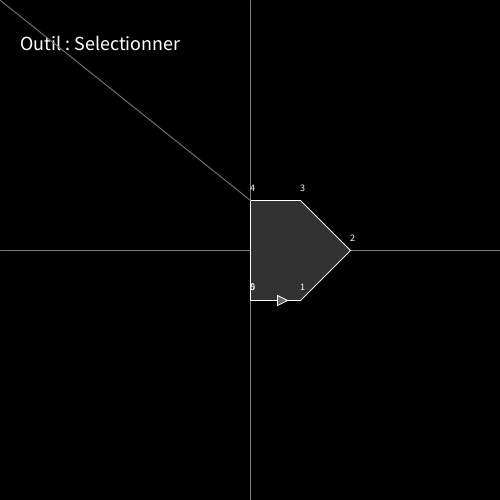
Frame 1 (no input)
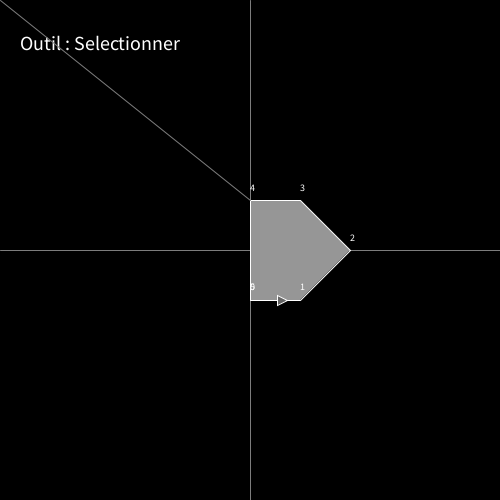
Frame 60 (the mouse pressed at the canvas centre just before this capture)
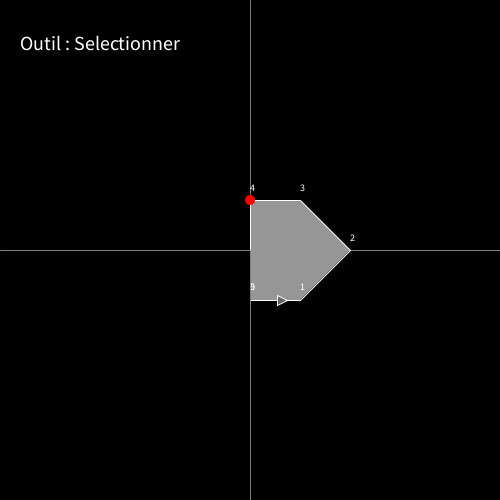
Frame 120 (the mouse held since frame 60 and released just before this capture)

The Processing sketch that drew these frames (run headless with seeded random() and noise(); from frame 60 on, the mouse is pressed at the canvas centre):

// Processing sketch: Collision_Corps_Vertex
// ── Collision_Corps_Vertex.pde

void setup() {
  size(500, 500);
  surface.setResizable(true);  
  background(0);
  corps = new Corps();
  corps.Setup();
}

void draw() {
  background(0);
  push();
  fill(255);
  textSize(20);
  text("Outil : "+outil.modeSouris, 20, 50);
  pop();
  corps.Affichage();
  outil.Affichage();
}

Corps corps;
Outils outil = new Outils();

// ── Corps.pde
class Corps {

  float x = 250, y = 250;
  ArrayList<Point> AllPoints = new ArrayList<Point>();

  Corps() {
  }

  void Setup() {
    AllPoints.add(new Point(0, 50, 0));
    AllPoints.add(new Point(50, 50, 1));
    AllPoints.add(new Point(100, 0, 2));
    AllPoints.add(new Point(50, -50, 3));
    AllPoints.add(new Point(0, -50, 4));
    AllPoints.add(new Point(0, 50, 5));
  }

  void Affichage() {
    x = width/2;
    y = height/2;
    stroke(125);
    line(0, height/2, width, height/2);
    line(width/2, 0, width/2, height);

    push();
    translate(x, y);

    if (this == outil.corpsCible) {
      fill(150);
    } else fill(50);

    stroke(255);

    beginShape();
    for (Point point : AllPoints) {
      float vx = point.x, vy = point.y;
      vertex(vx, vy);
    }
    endShape();

    for (int i=0; i<AllPoints.size(); i++) {
      Point point = AllPoints.get(i);
      push();
      fill(255);
      textSize(10);
      text(i, point.x, point.y-10);
      pop();
    }

    AllPoints.get(0).Fleche(AllPoints.get(1));

    pop();
  }



  void Save() {
    JSONArray jsonCorps = new JSONArray();
    int compteur = 0;

    for (Point point : AllPoints) {
      JSONObject objPoint = new JSONObject();
      objPoint.setFloat("index", compteur);

      objPoint.setFloat("x", point.x);
      objPoint.setFloat("y", point.y);

      jsonCorps.setJSONObject(compteur, objPoint);

      compteur++;
    }

    saveJSONArray(jsonCorps, "Animaux/test.json");
    println("Saved");
  }
}

// ── Outil.pde
class Outils {
  String modeSouris = "Selectionner";
  Corps corpsCible;
  Point pointPr = new Point(0, 0, 0);
  Point pointSel = new Point(-1684, 1464, 0);
  float x, y;

  Outils() {
    corpsCible = corps;
  }

  void Affichage() {
    translate(width/2, height/2);
    corpsCible = corps;
    x = mouseX-width/2; 
    y = mouseY-height/2;

    float distMin = 99999;
    for (Point p : corpsCible.AllPoints) {
      if (dist(x, y, p.x, p.y) < distMin) {
        distMin = dist(x, y, p.x, p.y);
        pointPr = p;
      }
    }

    if (modeSouris == "Selectionner") {
      line(x, y, pointPr.x, pointPr.y);
    }


    if (modeSouris == "Effacer") {
      push();
      stroke(255, 0, 0);
      line(x, y, pointPr.x, pointPr.y);
      pop();
    }


    if (modeSouris == "Point") {
      push();
      stroke(255);
      line(x, y, pointSel.x, pointSel.y);
      Fleche(mouseX-width/2, mouseY-height/2, pointSel);
      pop();
    }

    if (pointSel.x != -1684 && pointSel.y != 1464) {
      push();
      noStroke();
      fill(255, 0, 0);
      ellipse(pointSel.x, pointSel.y, 10, 10);
      pop();
    }
  }

  void Selectionner() {
    if (modeSouris == "Selectionner") {
      pointSel = pointPr;
    }
  }

  void Fleche(float x1, float y1, Point point) {
    push();
    float dist = dist(x1, y1, point.x, point.y)/4;
    translate(x1, y1);
    rotate(Direction(point));
    rectMode(CENTER);
    translate(dist, 0);
    fill(100);
    beginShape();
    vertex(0, 0);
    vertex(10, 5);
    vertex(10, -5);
    vertex(0, 0);
    endShape();
    pop();
  }
  float Direction(Point point) {
    float distX, distY, rotation = 0;  //Variables
    float inversion = 1;

    distX = point.x - mouseX+width/2;  //Récupération de la distance entre mouseX et le centre
    distY = point.y - mouseY+width/2;

    if (distX > 0)inversion = 0;        //Si la souris est à gauche du point alors on ajoute PI
    if (distX < 0)inversion = PI;

    rotation = atan(distY/distX)+inversion;  //Calcul de la rotation avec l'inversion

    return rotation;
  }
}

void keyPressed() {
  if (key == 's') {
    corps.Save();
  }

  if (key == '&') outil.modeSouris = "Point";
  if (key == 'é') outil.modeSouris = "Effacer";
  if (key == '"') outil.modeSouris = "Selectionner";
}

void mousePressed() {
  outil.Selectionner();
}

// ── Point.pde
class Point {
  float x, y, index;
  Point(float nx, float ny, int ni) {
    x = nx;
    y = ny;
    index = ni;
  }

  void Fleche(Point point) {
    push();
    float dist = dist(x, y, point.x, point.y)*3/4;
    translate(x, y);
    rotate(Direction(point));
    rectMode(CENTER);
    translate(dist, 0);
    fill(100);
    beginShape();
    vertex(0, 0);
    vertex(-10, 5);
    vertex(-10, -5);
    vertex(0, 0);
    endShape();
    pop();
  }


  float Direction(Point point) {
    float distX, distY, rotation = 0;  //Variables
    float inversion = 1;

    distX = point.x - x;  //Récupération de la distance entre mouseX et le centre
    distY = point.y - y;

    if (distX > 0)inversion = 0;        //Si la souris est à gauche du point alors on ajoute PI
    if (distX < 0)inversion = PI;

    rotation = atan(distY/distX)+inversion;  //Calcul de la rotation avec l'inversion

    return rotation;
  }
}
